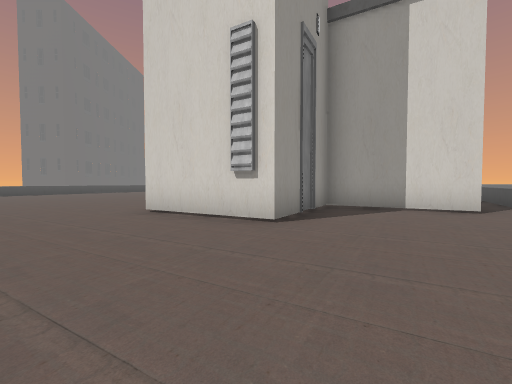
[1] (above)

18 first-person views from a walk through a scene from a Unity 3-D project. The camera is 1.2 m above the floor, tilts 2° down and sees 90° across. The floor is counted in squares, 2 m on a side. Each view is taken from the middle of a square. On the plan, view 1 faces up. The plan holds only what a view shows up to about 9 squares ahead; the rest is blank. The place goes on beyond the plan. The player character is not drawn.

[2]
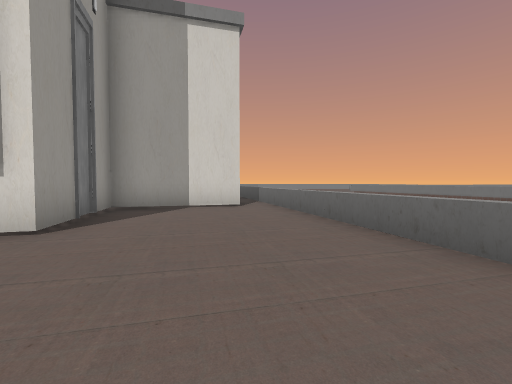

[3]
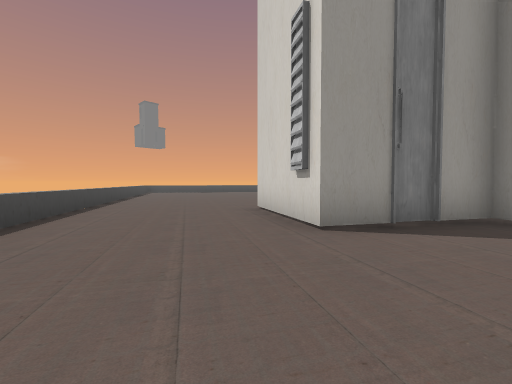

[4]
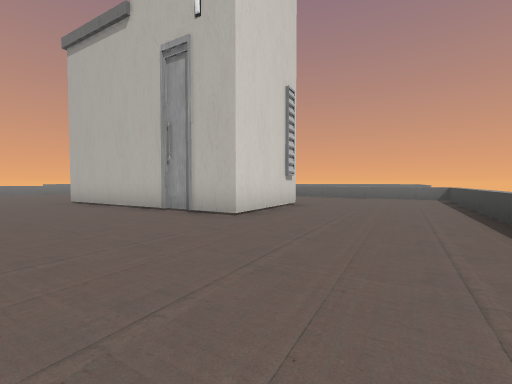

[5]
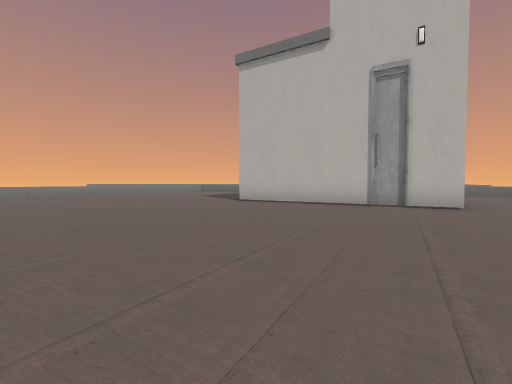

[6]
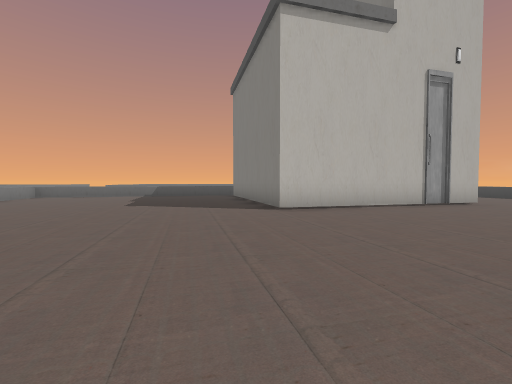

[7]
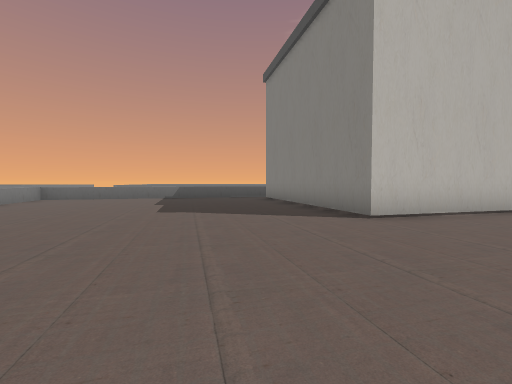

[8]
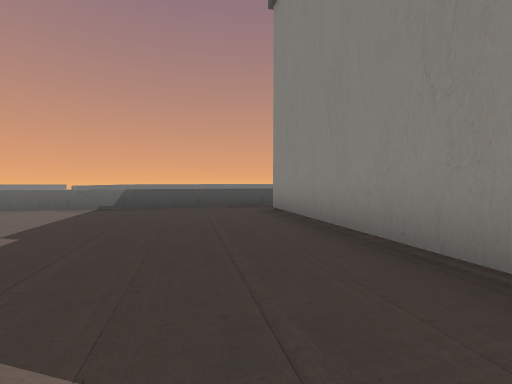

[9]
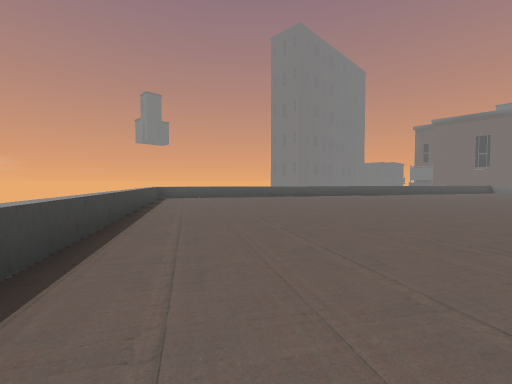

[10]
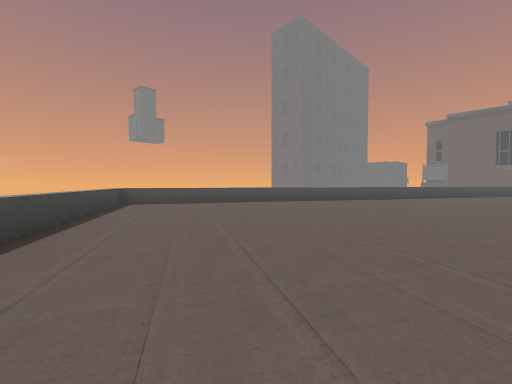

[11]
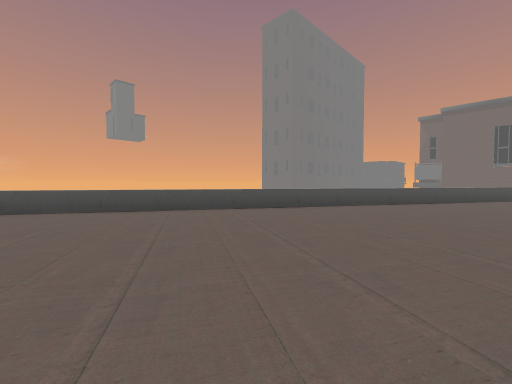

[12]
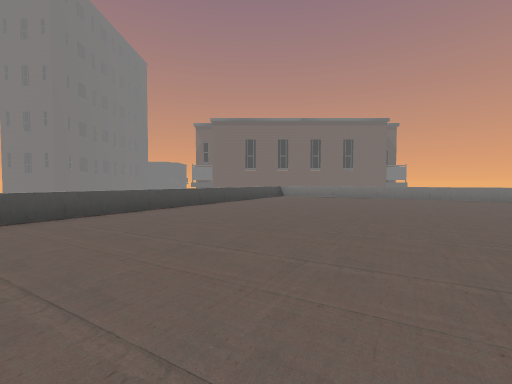

[13]
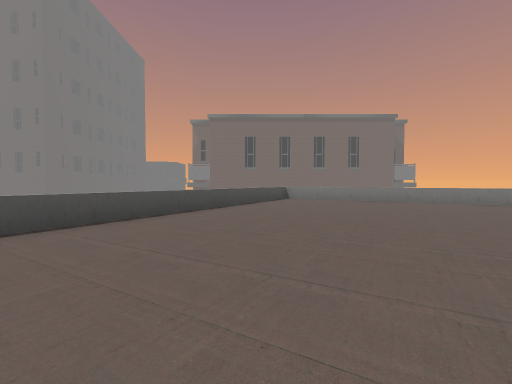

[14]
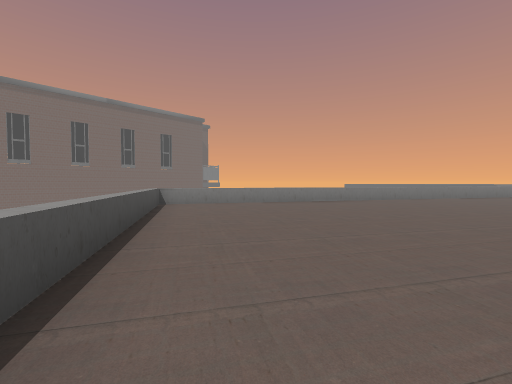

[15]
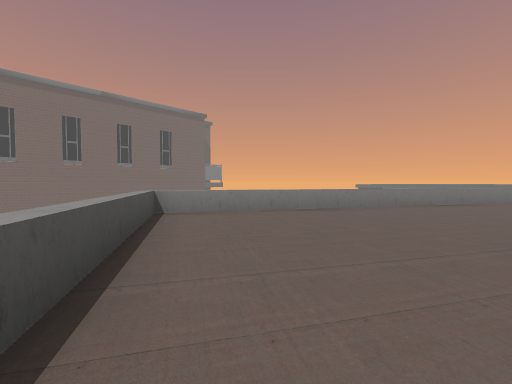

[16]
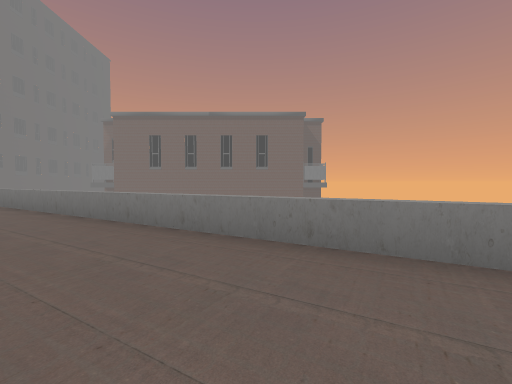

[17]
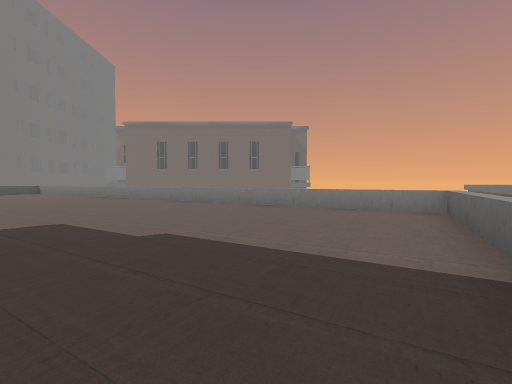

[18]
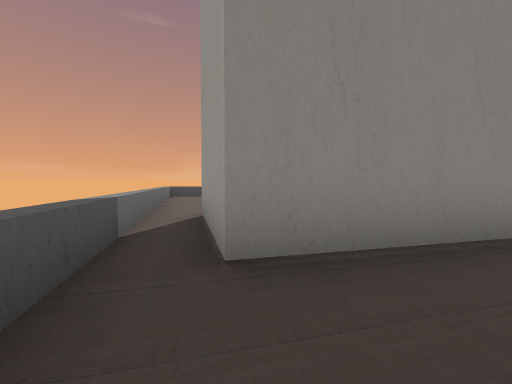

### Floor plan
Key: @ floor where view 1 was taken; # wall or solid block; . floor; = window, fence, low wall or low ledge; O other object.
Columns run from 14 left of view 1 to 11 right of it. Each row starts with its distance up from view 1.
 23         #==#
 22         =..==#
 21        #=....=##
 20       #=......==#
 19       #=........==#
 18      #=...........==#
 17      =..............=##
 16     #=...............==#
 15     =..................==#
 14    #=....................=
 13   #=....................=#
 12   #=....................=
 11  #=....................=#
 10  =.............##......=
  9 #=............####....=#
  8 =............## ####.=#
  7 #=...........# ########
  6  #==........####.###
  5   ##=.......####..###
  4     #==.......O....=
  3       #==..........=
  2         #==.......=#
  1          ##=.....=#
  0            #==@..=#
 -1              #==##
 -2                 #

Where each view was taken, in squares from view 1:
view 1: 0 up, 0 right, facing up
view 2: 0 up, 0 right, facing up-right
view 3: 1 up, 2 right, facing up-left
view 4: 5 up, 7 left, facing right
view 5: 10 up, 8 left, facing right
view 6: 15 up, 3 left, facing down-right
view 7: 15 up, 1 left, facing down-right
view 8: 12 up, 2 right, facing down-right
view 9: 3 up, 4 left, facing up-left
view 10: 5 up, 6 left, facing up-left
view 11: 9 up, 6 left, facing up-left
view 12: 11 up, 6 left, facing up
view 13: 13 up, 6 left, facing up
view 14: 16 up, 8 left, facing up-right
view 15: 18 up, 7 left, facing up-right
view 16: 14 up, 6 right, facing up
view 17: 9 up, 7 right, facing up
view 18: 9 up, 7 right, facing down-left
